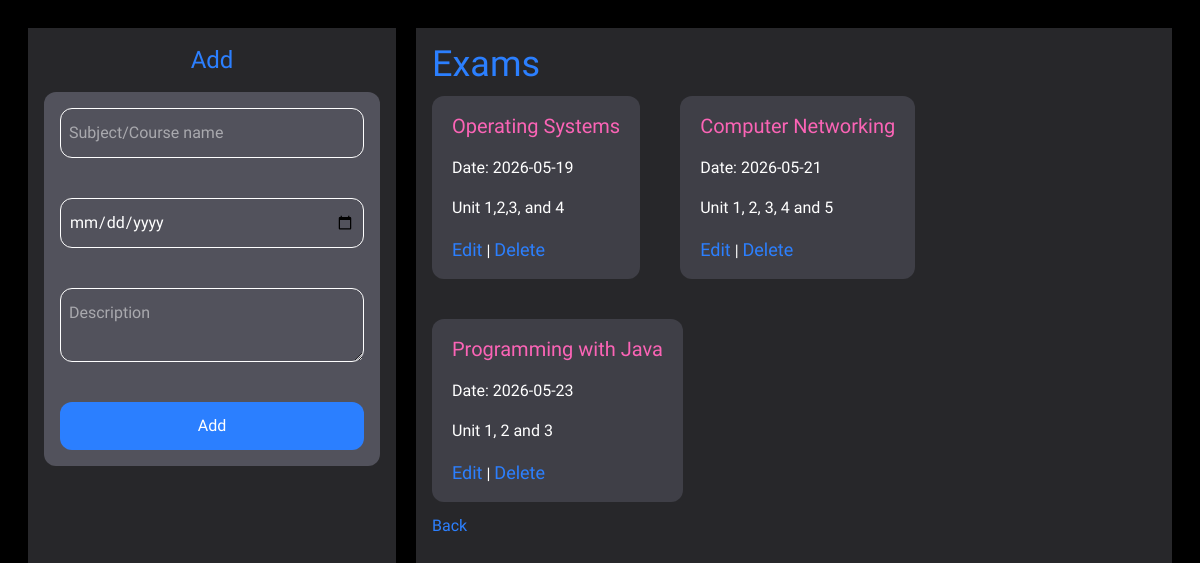
The page /exams (signed in) on the database its author committed.
### tables this page shows
CREATE TABLE exams(
              id INTEGER PRIMARY KEY AUTOINCREMENT,
              user_id INTEGER,
              subject TEXT,
              exam_date TEXT,
              description TEXT);

### app.py (the view)
@app.route('/exams')
def exams():
    if "user_id" not in session:
        return redirect('/login')
    conn = get_db()
    exams = conn.execute(
        "SELECT * FROM exams WHERE user_id=?",(session["user_id"],)
    ).fetchall()
    conn.close()
    return render_template("exams.html", exams=exams)

### app.py (called while the page is built)
def get_db():
    conn = sqlite3.connect("planner.db")
    conn.row_factory = sqlite3.Row
    return conn

### templates/exams.html (shortened to what this page needs)
<!DOCTYPE html>
<html>
<head>
      <script src="https://cdn.jsdelivr.net/npm/@tailwindcss/browser@4"></script>
</head>
<body>
    <div class="h-screen w-screen bg-black text-white p-7 grid grid-cols-6 gap-5">
        <div class="col-span-2 bg-zinc-800 flex flex-col p-4 gap-4">
            <h1 class="text-2xl text-blue-500 text-center">Add</h1>
    <form method="POST" action="/add_exam" class="bg-zinc-600 flex flex-col gap-10 p-4 rounded-xl">
        <input type="text" name="subject" class="border py-3 px-2 outline-none rounded-xl" placeholder="Subject/Course name" required>
         <input type="date" name="exam_date" class="border py-3 px-2 outline-none rounded-xl" placeholder="Exam date" required>
        <textarea name="description" class="border py-3 px-2 outline-none rounded-xl" placeholder="Description" required></textarea>
        <button type="submit" class="bg-blue-500 rounded-xl py-3">Add</button>
    </form>
</div>
    <div class="col-span-4 bg-zinc-800 p-4 flex flex-col gap-3">
        <h2 class="text-4xl text-blue-500">Exams</h2>
    <ul class="flex flex-row flex-wrap gap-10">
        {% for exam in exams %}
            <div class="bg-zinc-700 py-4 px-5 rounded-xl flex flex-col gap-4">
                <h1 class="text-xl text-pink-400">{{ exam.subject }}</h1>
                <p>Date: {{ exam.exam_date }}</p>
                <p>{{ exam.description }}</p>
                <div>
                    <a href="/edit_exam/{{exam.id}}" class="text-blue-500 text-[18px]">Edit</a> |
                    <a href="/delete_exam/{{exam.id}}" class="text-blue-500 text-[18px]">Delete</a>
                </div>
            </div>
        {% endfor %}
    </ul>
    <a href="/home" class="text-blue-500">Back</a>
    </div>
    </div>
</body>
</html>

### templates/exams.html (style rules this page uses)
body,html { font-family: "Funnel Sans", sans-serif; }

### rows shown on the page
exams: subject "Operating Systems", exam_date "2026-05-19", description "Unit 1,2,3, and 4"
exams: subject "Computer Networking", exam_date "2026-05-21", description "Unit 1, 2, 3, 4 and 5"
exams: subject "Programming with Java", exam_date "2026-05-23", description "Unit 1, 2 and 3"
